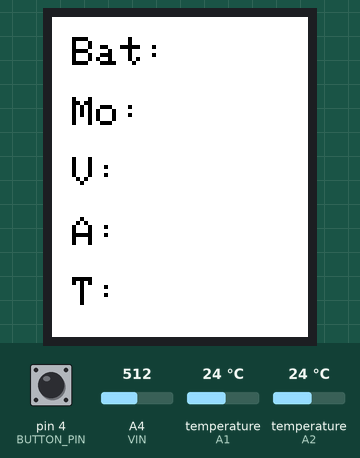
The program below on a simulated Arduino Nano, built with avr-gcc and run on an emulated ATmega328P. On the bench: 128×160 colour display. The inputs (shaded band) are chosen by the test bench; at power-on: A4 (VIN) = 512, pin 4 (BUTTON_PIN) HIGH, temperature (sensors on A1, A2) 24 °C. What the program prints to the serial monitor is not drawn.

Above: at 1.4 s.
1.5 s: A4 (VIN) set to 528
At 3.0 s:
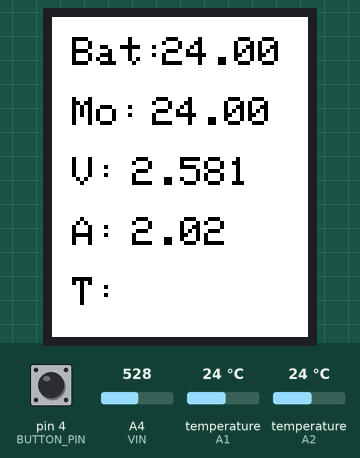
4.8 s: pin 4 (BUTTON_PIN) pulled LOW for 1 s
At 7.1 s:
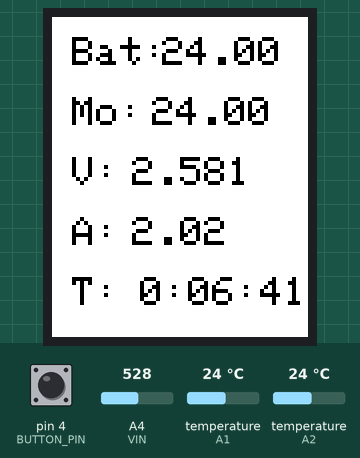
8.1 s: temperature (sensor on A1) set to 12 °C
At 9.4 s:
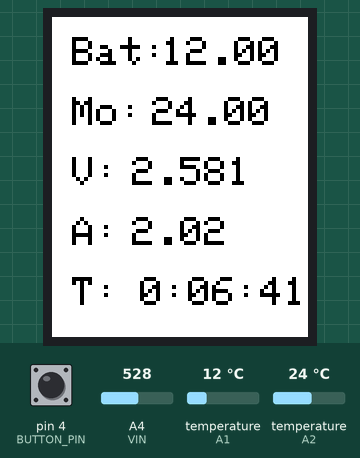
9.7 s: temperature (sensor on A2) set to 12 °C
At 11.0 s:
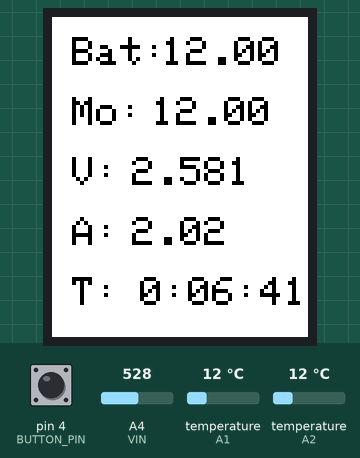
11.4 s: A4 (VIN) set to 511
At 12.6 s:
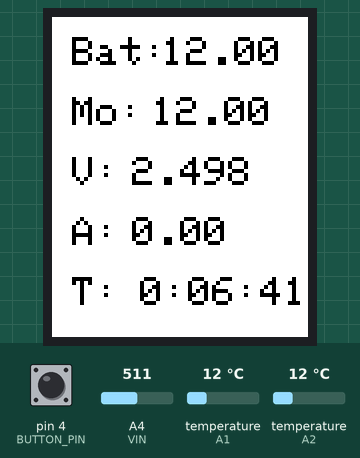
13.0 s: pin 4 (BUTTON_PIN) pulled LOW for 0.25 s
At 15.7 s:
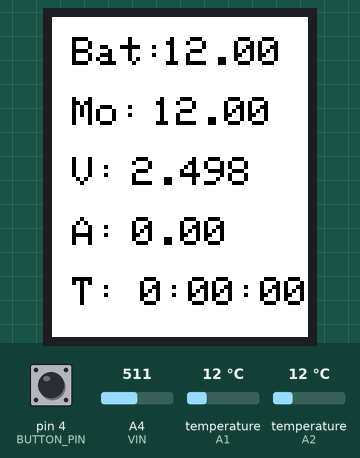
Timing chart, 0 to 17.2 s (numbered marks = the images above; inputs shaded):
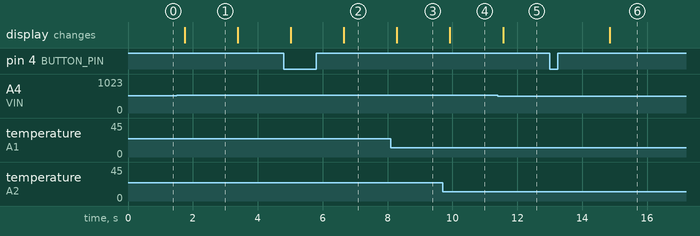

Measured:
- after the input at 8.1 s, the display: changes after 0.19 s (image 3)
- after the input at 9.7 s, the display: changes after 0.22 s (image 4)
- after the input at 11.4 s, the display: changes after 0.17 s (image 5)
- after the input at 13.0 s, the display: changes after 1.9 s (image 6)
- what the display in image 1 shows lasts 1.7 s, from 1.7 s to 3.4 s

The program:

main.cpp
```cpp
#include <Arduino.h>
#include <OneWire.h>
#include <DallasTemperature.h>
#include <Adafruit_GFX.h>
#include <Adafruit_ST7735.h>

// DS18B20 Pins
#define ONE_WIRE_BUS_A2 A1
#define ONE_WIRE_BUS_A3 A2

// TFT Display Pins
#define TFT_CS     10
#define TFT_RST    9  // Or set to -1 and connect to Arduino RESET pin
#define TFT_DC     8

// Analog Input Pin
#define VIN        A4

// Button Pin
#define BUTTON_PIN 4

// Constants
const float VCC = 5.0;
const float QOV = 2.5; // Quiescent Output Voltage (around 2.5V for no current)
const float SENSITIVITY = 0.04; // 40mV per Ampere for ACS758 50B
const float DEADZONE_THRESHOLD = 0.02; // To filter out noise


// Variables
float voltage;
float voltage_raw;
float current;
unsigned long startTime = 0;
unsigned long elapsedTime = 0;
bool running = false;
int buttonState;
int lastButtonState = LOW;
int buttonPressCount = 0;

float cutOff;
// Previous Values to Reduce Flicker
float prevTempA2 = -1000;
float prevTempA3 = -1000;
float prevVoltage = -1000;
float prevCurrent = -1000;
unsigned long prevElapsedTime = 0;

// Create display object
Adafruit_ST7735 tft = Adafruit_ST7735(TFT_CS, TFT_DC, TFT_RST);

// Setup a oneWire instance to communicate with the sensors
OneWire oneWireA2(ONE_WIRE_BUS_A2);
OneWire oneWireA3(ONE_WIRE_BUS_A3);

// Pass the oneWire reference to Dallas Temperature
DallasTemperature sensorsA2(&oneWireA2);
DallasTemperature sensorsA3(&oneWireA3);

void setup() {
  // Initialize Serial Monitor
  Serial.begin(9600);

  // Initialize DS18B20 sensors
  sensorsA2.begin();
  sensorsA3.begin();

  // Initialize TFT Display
  tft.initR(INITR_BLACKTAB);
  tft.fillScreen(ST7735_WHITE); // Set the screen background to white

  // Initial static text setup
  tft.setTextColor(ST7735_BLACK); // Set text color to black
  tft.setTextSize(2); // Increase font size

  tft.setCursor(10, 10);
  tft.print("Bat:");

  tft.setCursor(10, 40);
  tft.print("Mo:");

  tft.setCursor(10, 70);
  tft.print("V:");

  tft.setCursor(10, 100);
  tft.print("A:");

  tft.setCursor(10, 130);
  tft.print("T:");

  // Setup button pin
  pinMode(BUTTON_PIN, INPUT_PULLUP);
}

void checkButtonState() {
  buttonState = digitalRead(BUTTON_PIN);

  // Check if button was pressed
  if (buttonState == HIGH && lastButtonState == LOW) {
    buttonPressCount++;
    if (buttonPressCount == 1) {
      // Start the timer
      running = true;
      startTime = millis(); // Set start time at the moment button is pressed
    } else if (buttonPressCount == 2) {
      // Stop the timer
      running = false;
      elapsedTime = millis() - startTime;
    } else if (buttonPressCount == 3) {
      // Reset the timer
      buttonPressCount = 0;
      elapsedTime = 0;
      startTime = 0;
      running = false;
    }
  }
  lastButtonState = buttonState;
}

void displayTime(unsigned long elapsed) {
  // Calculate minutes, seconds, and milliseconds
  unsigned int minutes = (elapsed / 60000) % 60;
  unsigned int seconds = (elapsed / 1000) % 60;
  unsigned int milliseconds = (elapsed % 1000) / 10; // Divide by 10 to get two digits

  // Print time in mm:ss:ms format
  tft.setCursor(44, 130);
  tft.setTextColor(ST7735_WHITE); // Overwrite previous value with white
  tft.print(prevElapsedTime / 60000); // Display previous minutes
  tft.print(":");
  if ((prevElapsedTime / 1000) % 60 < 10) tft.print("0"); // Add leading zero if needed
  tft.print((prevElapsedTime / 1000) % 60); // Display previous seconds
  tft.print(":");
  if ((prevElapsedTime % 1000) / 10 < 10) tft.print("0"); // Add leading zero if needed
  tft.print((prevElapsedTime % 1000) / 10); // Display previous two-digit milliseconds

  tft.setCursor(44, 130);
  tft.setTextColor(ST7735_BLACK); // Set text color back to black
  tft.print(minutes);
  tft.print(":");
  if (seconds < 10) tft.print("0");
  tft.print(seconds);
  tft.print(":");
  if (milliseconds < 10) tft.print("0");
  tft.print(milliseconds);
}

void loop() {
  // Check button state at the beginning of the loop
  checkButtonState();

  // If the timer is running, calculate elapsed time
  if (running) {
    elapsedTime = millis() - startTime;
  }

  // Request temperature measurements
  sensorsA2.requestTemperatures();
  sensorsA3.requestTemperatures();

  // Check button state after temperature request
  checkButtonState();

  // Read temperatures
  float tempA2 = sensorsA2.getTempCByIndex(0);
  float tempA3 = sensorsA3.getTempCByIndex(0);

  // Check button state after reading temperatures
  checkButtonState();

  // Read voltage and calculate current
  voltage_raw = (5.0 / 1023.0) * analogRead(VIN);

  float voltage_diff = voltage_raw - QOV;
  // Apply a dead zone around QOV to avoid negative currents close to zero
  if (abs(voltage_diff) < DEADZONE_THRESHOLD) {
    current = 0.0;
  } else {
    // If outside dead zone, calculate the actual current
    current = voltage_diff / SENSITIVITY;
  }


  // Check button state after reading voltage
  checkButtonState();

  // Update Bat (Temp A2) on TFT if changed
  if (tempA2 != prevTempA2) {
    tft.setCursor(55, 10); // Adjusted cursor position
    tft.setTextColor(ST7735_WHITE); // Overwrite previous value with white
    tft.print(prevTempA2, 2);
    tft.setCursor(55, 10); // Adjusted cursor position
    tft.setTextColor(ST7735_BLACK); // Set text color back to black
    tft.print(tempA2, 2);
    prevTempA2 = tempA2;  // Update previous value
  }

  // Check button state after updating tempA2
  checkButtonState();

  // Update Mo (Temp A3) on TFT if changed
  if (tempA3 != prevTempA3) {
    tft.setCursor(50, 40); // Adjusted cursor position
    tft.setTextColor(ST7735_WHITE); // Overwrite previous value with white
    tft.print(prevTempA3, 2);
    tft.setCursor(50, 40); // Adjusted cursor position
    tft.setTextColor(ST7735_BLACK); // Set text color back to black
    tft.print(tempA3, 2);
    prevTempA3 = tempA3;  // Update previous value
  }

  // Check button state after updating tempA3
  checkButtonState();

  // Update Voltage on TFT if changed
  if (voltage_diff != prevVoltage) {
    tft.setCursor(40, 70); // Adjusted cursor position
    tft.setTextColor(ST7735_WHITE); // Overwrite previous value with white
    tft.print(prevVoltage, 3);
    tft.setCursor(40, 70); // Adjusted cursor position
    tft.setTextColor(ST7735_BLACK); // Set text color back to black
    tft.print(voltage_raw, 3);
    prevVoltage = voltage_raw;  // Update previous value
  }
  // Check button state after updating voltage
  checkButtonState();

  // Update Current on TFT if changed
 if (current != prevCurrent) {
    tft.setCursor(40, 100); // Adjusted cursor position
    tft.setTextColor(ST7735_WHITE); // Overwrite previous value with white
    tft.print(prevCurrent, 2);
    tft.setCursor(40, 100); // Adjusted cursor position
    tft.setTextColor(ST7735_BLACK); // Set text color back to black
    tft.print(current, 2);
    prevCurrent = current;  // Update previous value
  }

  // Check button state after updating current
  checkButtonState();

  // Update Timer on TFT if changed
  if (elapsedTime != prevElapsedTime) {
    displayTime(elapsedTime);
    prevElapsedTime = elapsedTime;  // Update previous value
  }

  // Display temperature and current on Serial Monitor
  Serial.print("Bat: ");
  Serial.print(tempA2);
  Serial.println(" °C");

  Serial.print("Mo: ");
  Serial.print(tempA3);
  Serial.println(" °C");

  Serial.print("Voltage Raw: ");
  Serial.println(voltage_raw, 3); // Print voltage with 3 decimal places

   if (current != 0) {
    Serial.print("Current: ");
    Serial.print(current, 2); // Print the current with 2 decimal places
    Serial.println(" A");
  } else {
    Serial.println("No significant current");
  }

  delay(100);
}
```
